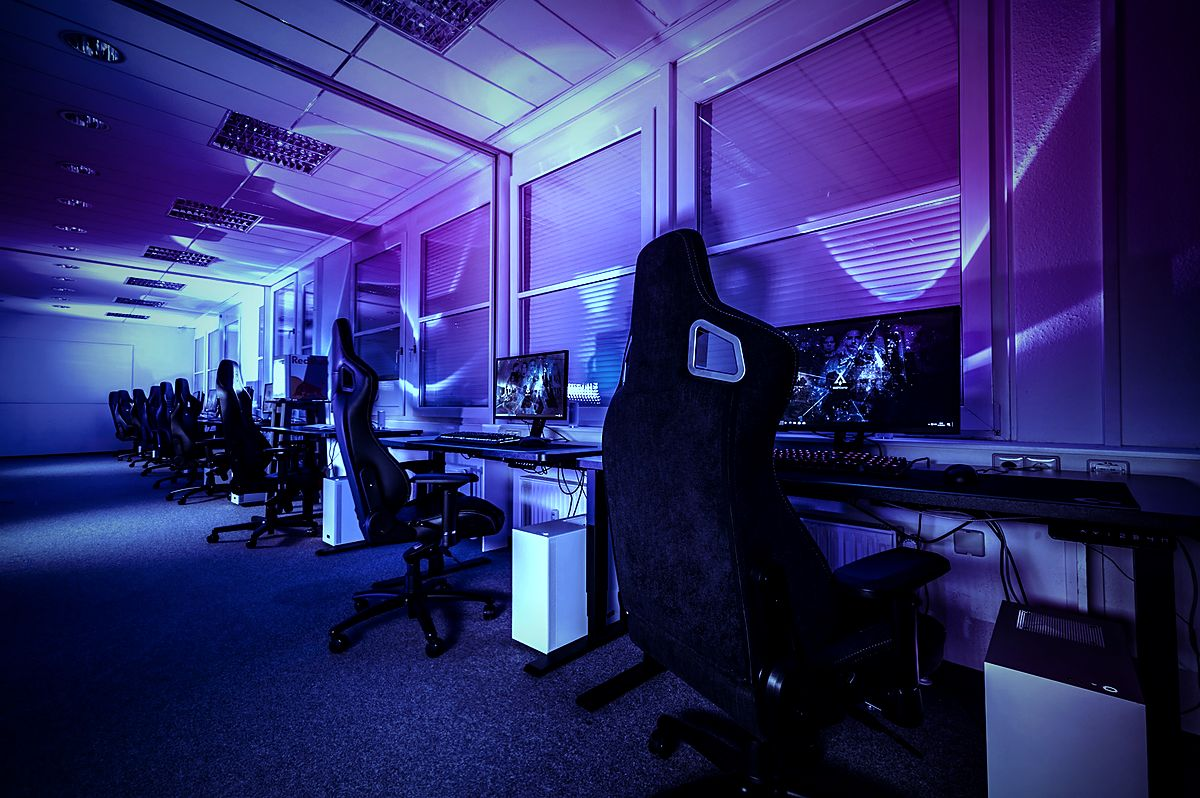
#> input picture web/img/about.jpg, 1200 x 798 px
$ python -i grade_photos.py   (imports and definitions only)
#> lines starting #> are read from the running program, lines starting #| are printed output that depends on the picture
#> further down, picture is the input picture: PIL image 1200x798 RGB; mean R, G, B 47.8, 46.2, 108
"""Единый цветокор для фото с Unsplash (лицензия Unsplash, атрибуция не обязательна) -> web/img/*.jpg
Исходники лежат в tools/raw (в git не нужны). Запуск: .venv\Scripts\python tools\grade_photos.py
"""
from pathlib import Path
from PIL import Image, ImageChops, ImageEnhance, ImageFilter, ImageOps

RAW = Path(__file__).resolve().parent / "raw"
OUT = Path(__file__).resolve().parent.parent / "web" / "img"
# имя: (файл Unsplash, область обрезки в долях (л, в, п, н), ширина результата)
JOBS = {
    "hero": ("fK5Oomnc-Wk", (0, 0, 1, 1), 1800),
    "about": ("GVbd5btrqeA", (0, 0, 1, 1), 1200),
    "standard": ("2rQoMZLVXHc", (0, 0.05, 1, 0.95), 1400),
    "vip": ("GVbd5btrqeA", (0.5, 0.08, 1.0, 0.96), 1000),
    "tournament": ("ecB66ugFE0I", (0, 0, 1, 1), 1200),
    "lounge": ("caNzzoxls8Q", (0, 0, 1, 1), 900),
    "hookah": ("Exvx8zTojVQ", (0, 0, 1, 1), 900),
    "bar": ("07RXPZnWe60", (0, 0, 1, 1), 1400),
}
STOPS = [(0.0, (4, 5, 14)), (0.35, (30, 22, 120)), (0.7, (70, 110, 235)), (1.0, (150, 245, 255))]  # тени -> фиолет -> синий -> циан


def gradient_lut():
    lut = []
    for i in range(256):
        t = i / 255
        for (a, ca), (b, cb) in zip(STOPS, STOPS[1:]):
            if t <= b:
                k = (t - a) / (b - a)
                lut.append(tuple(int(ca[j] + (cb[j] - ca[j]) * k) for j in range(3)))
                break
    return lut


def grade(im: Image.Image) -> Image.Image:
    im = ImageOps.autocontrast(im.convert("RGB"), cutoff=1)
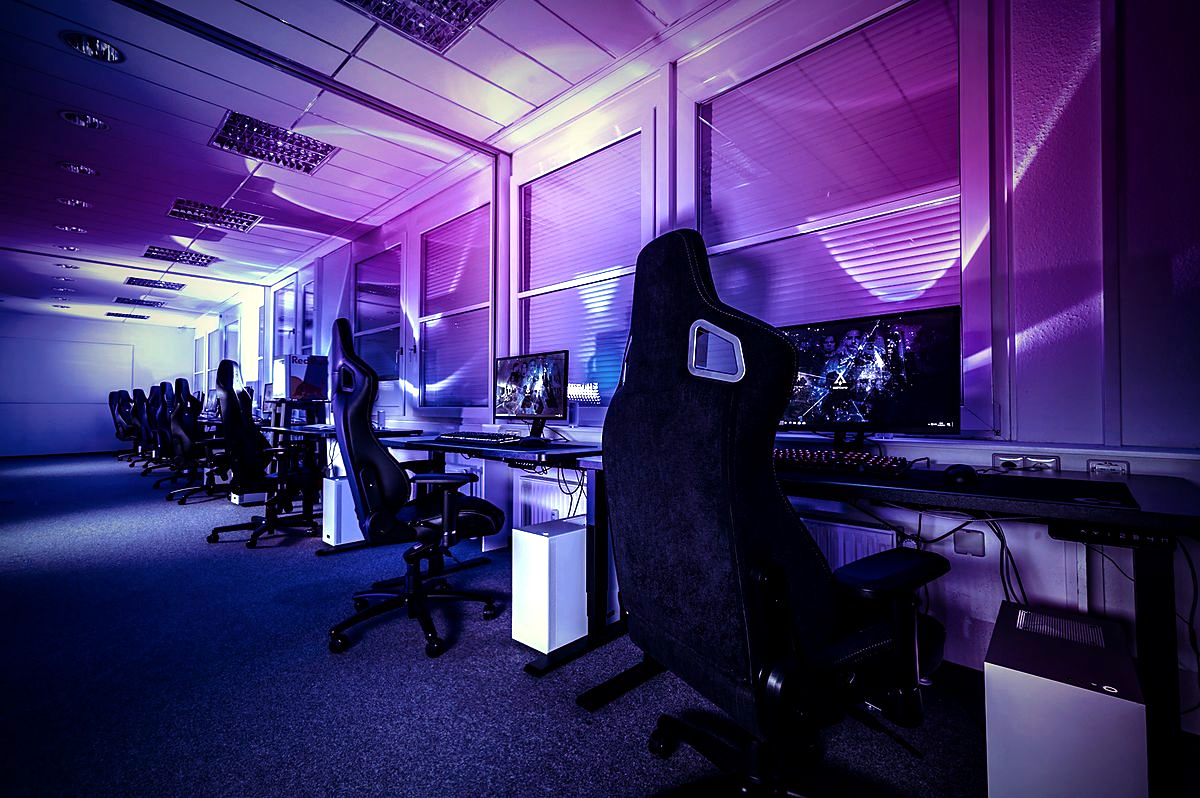
#> im: PIL image 1200x798 RGB; mean R, G, B 66.3, 50, 108
    lum = ImageOps.autocontrast(im.convert("L"), cutoff=1)
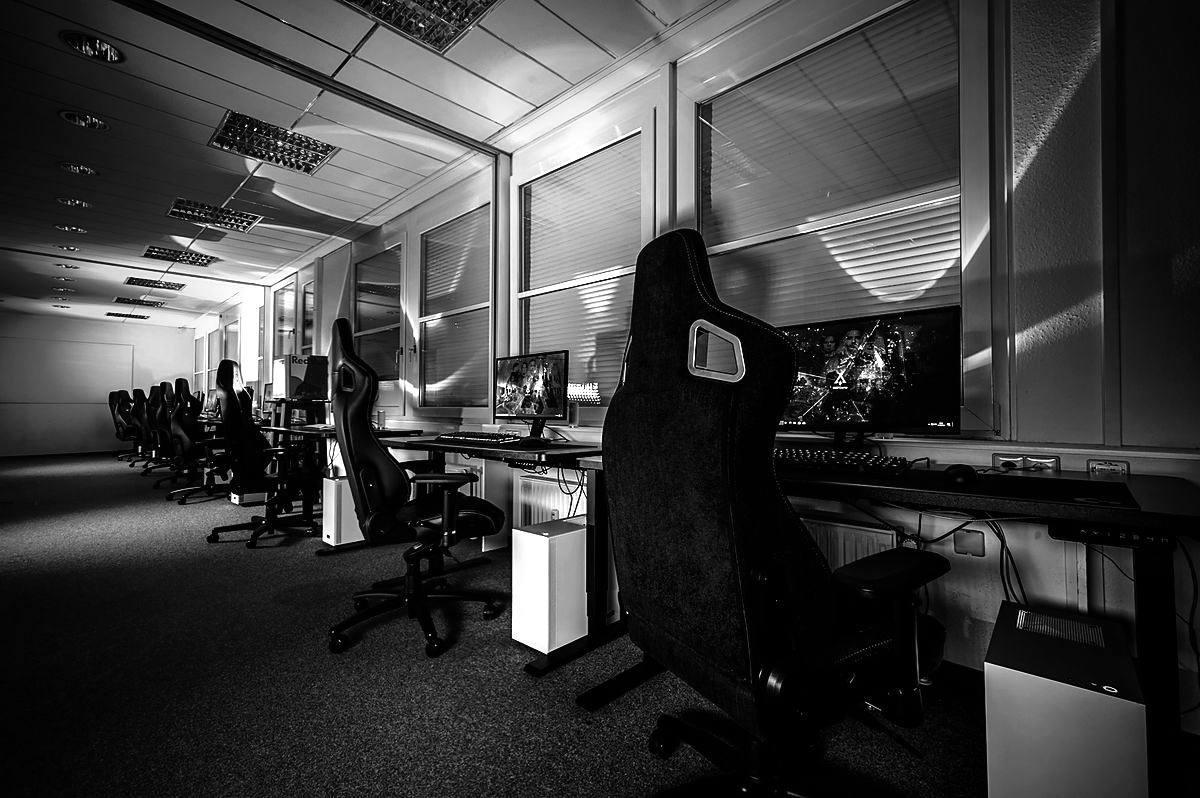
#> lum: PIL image 1200x798 L; min 0, max 255, mean 62.3
    lut = gradient_lut()
    mapped = Image.merge("RGB", [lum.point([c[j] for c in lut]) for j in range(3)])
    mixed = Image.blend(ImageEnhance.Color(im).enhance(1.15), mapped, 0.62)          # единый тон + живые цвета
    mixed = ImageEnhance.Contrast(mixed).enhance(1.12)
    w, h = mixed.size                                                                    # лёгкая виньетка
#> w = 1200; h = 798
    vig = Image.radial_gradient("L").resize((w, h)).point(lambda v: 255 - int(max(0, v - 90) * 0.9))
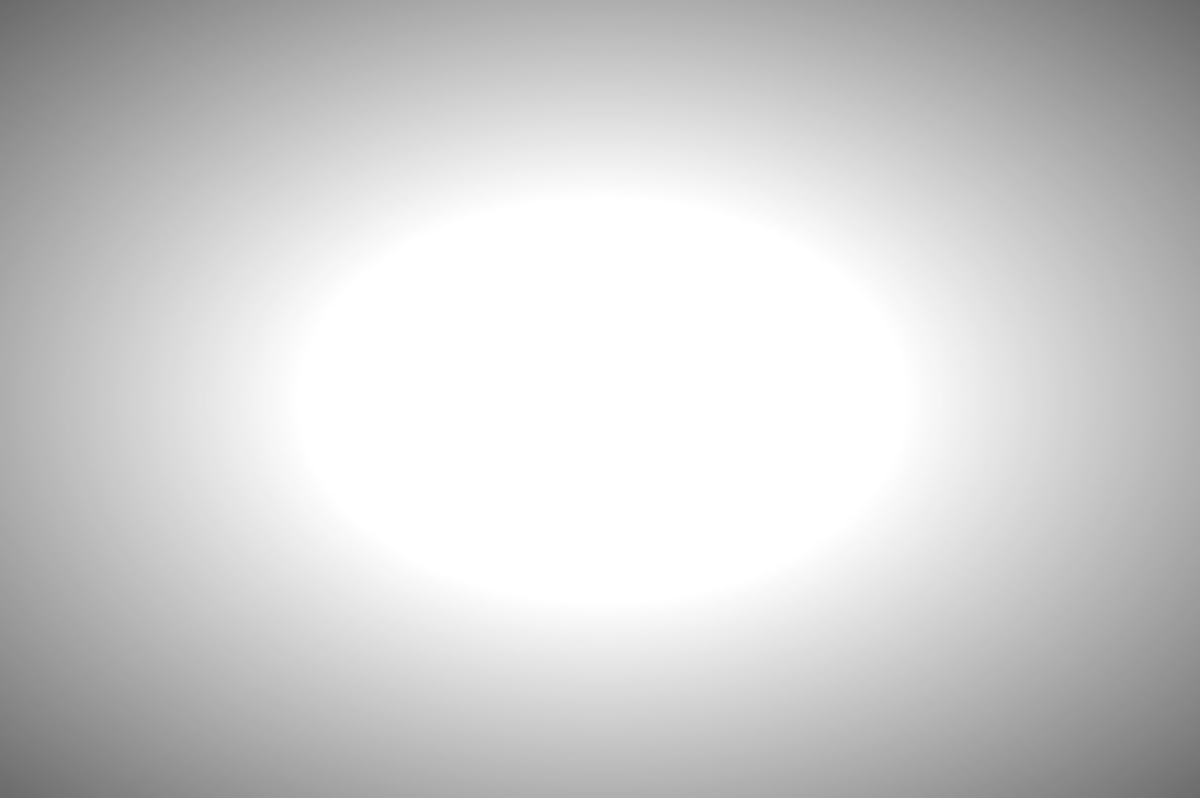
#> vig: PIL image 1200x798 L; min 107, max 255, mean 206.8
    mixed = ImageChops.multiply(mixed, Image.merge("RGB", [vig] * 3))
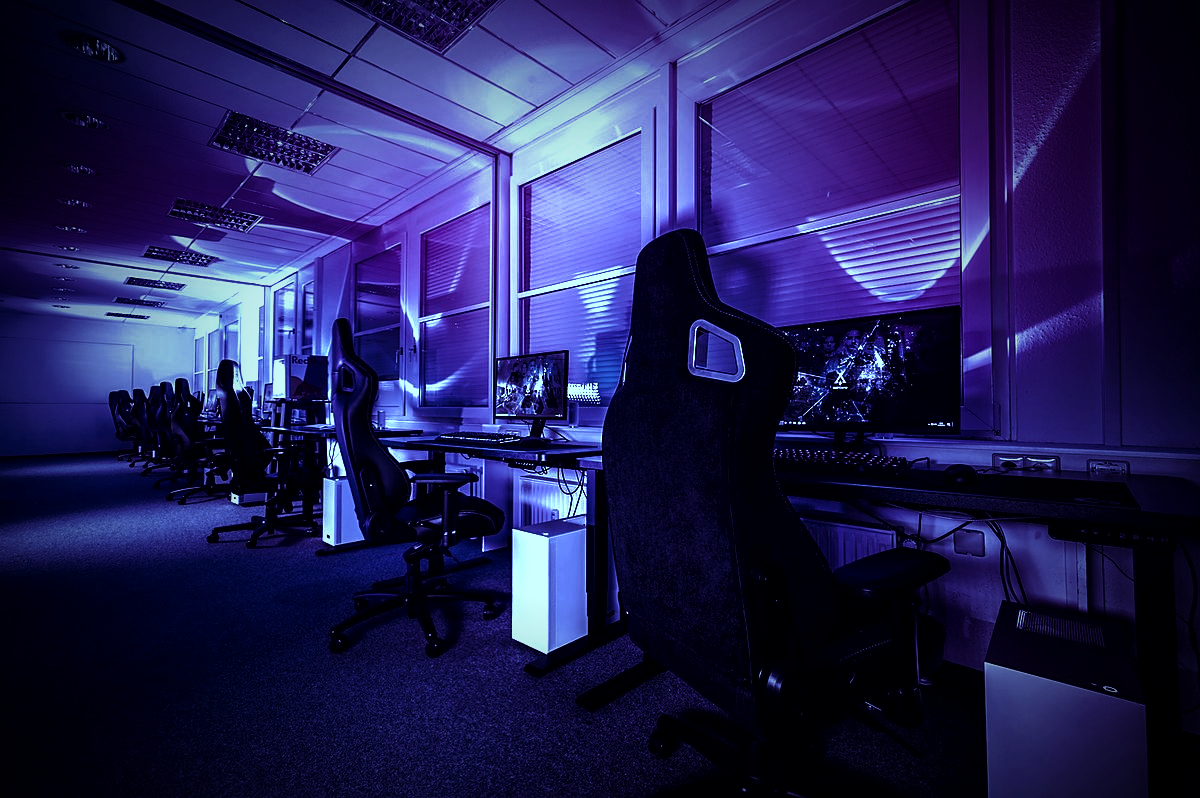
#> mixed: PIL image 1200x798 RGB; mean R, G, B 34.4, 31.8, 84.8
    return mixed.filter(ImageFilter.UnsharpMask(1.2, 60, 3))


# [8 lines not run here, left out]

>>> from PIL import Image
>>> picture = Image.open('../web/img/about.jpg')
>>> result = grade(picture)

$ run again, on web/img/bar.jpg
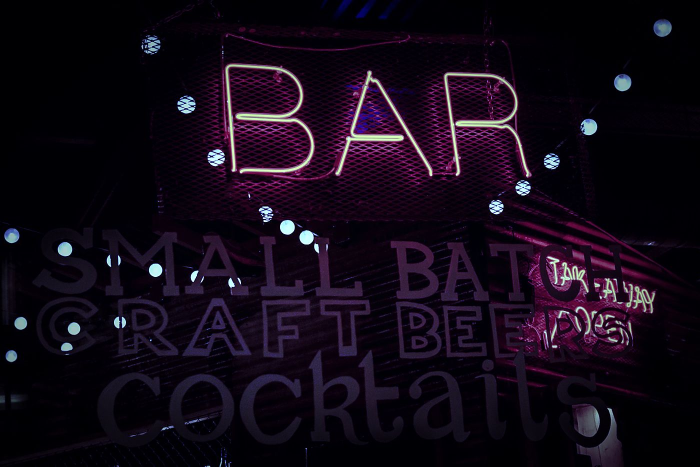
#> input picture web/img/bar.jpg, 1400 x 933 px (shown at 1/2 size)
#> picture is the input picture: PIL image 1400x933 RGB; mean R, G, B 19, 10, 22.5
#> in grade, `lum = ImageOps.autocontrast(im.convert("L"), cutoff=1)`:
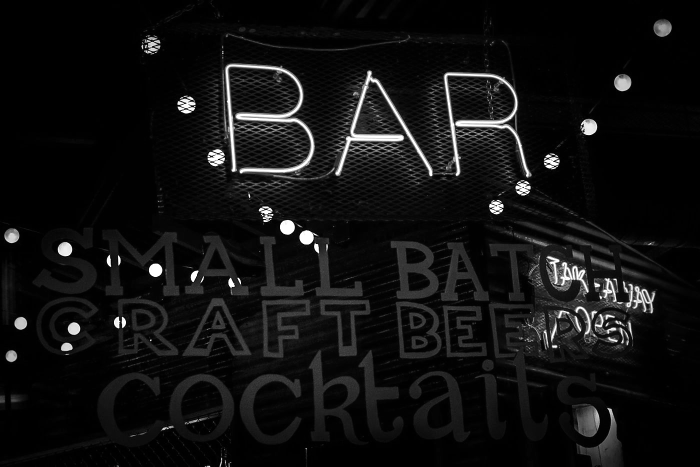
#> lum: PIL image 1400x933 L (shown at 1/2 size); min 0, max 255, mean 17.1
#> in grade, `mixed = Image.blend(ImageEnhance.Color(im).enhance(1.15), mapped, 0.62)`:
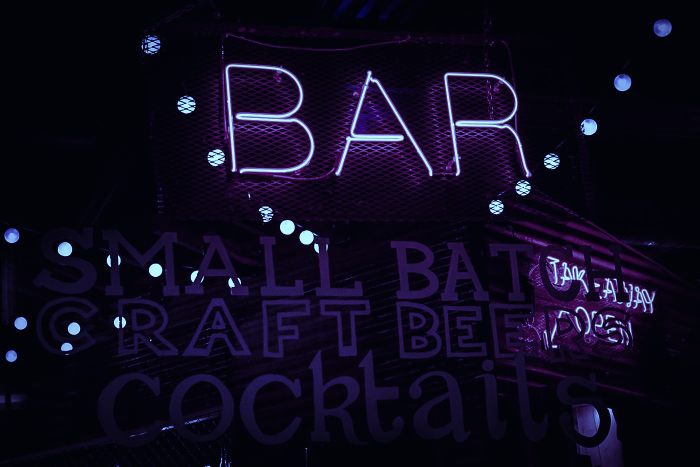
#> mixed: PIL image 1400x933 RGB (shown at 1/2 size); mean R, G, B 15.5, 10.8, 30.5

$ run again, on web/img/hero.jpg
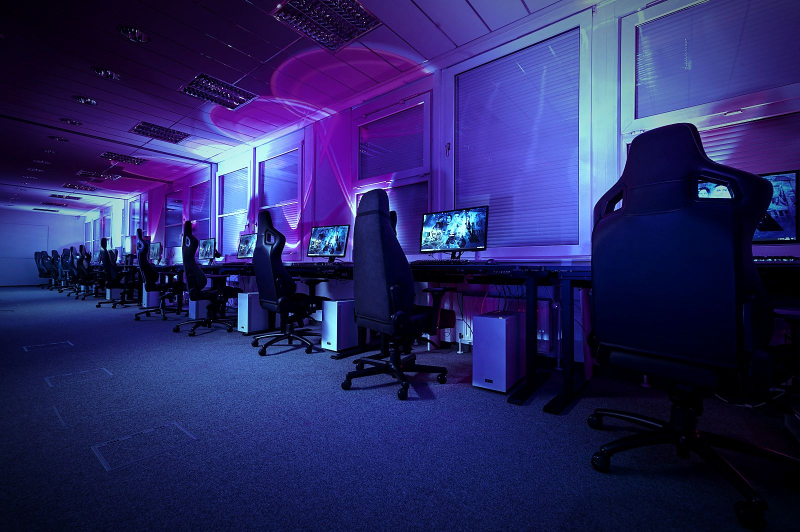
#> input picture web/img/hero.jpg, 1600 x 1064 px (shown at 1/2 size)
#> picture is the input picture: PIL image 1600x1064 RGB; mean R, G, B 40.9, 39.1, 98.6
#> in grade, `lum = ImageOps.autocontrast(im.convert("L"), cutoff=1)`:
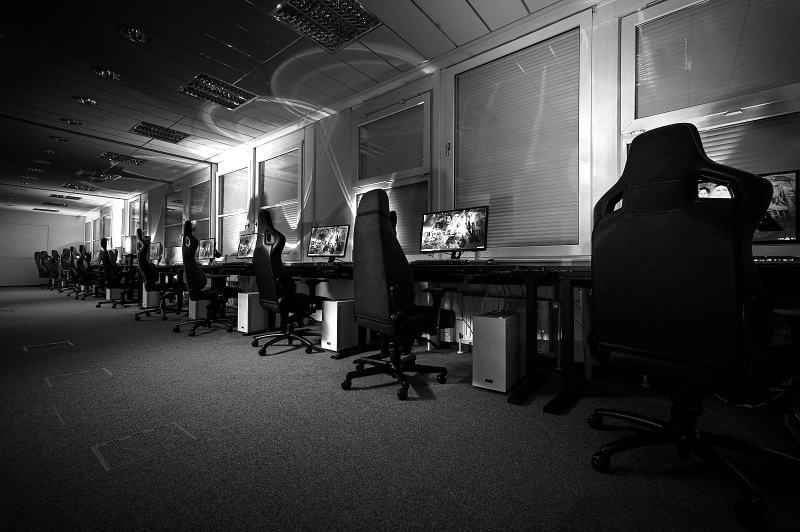
#> lum: PIL image 1600x1064 L (shown at 1/2 size); min 0, max 255, mean 57
#> in grade, `mixed = ImageChops.multiply(mixed, Image.merge("RGB", [vig] * 3))`:
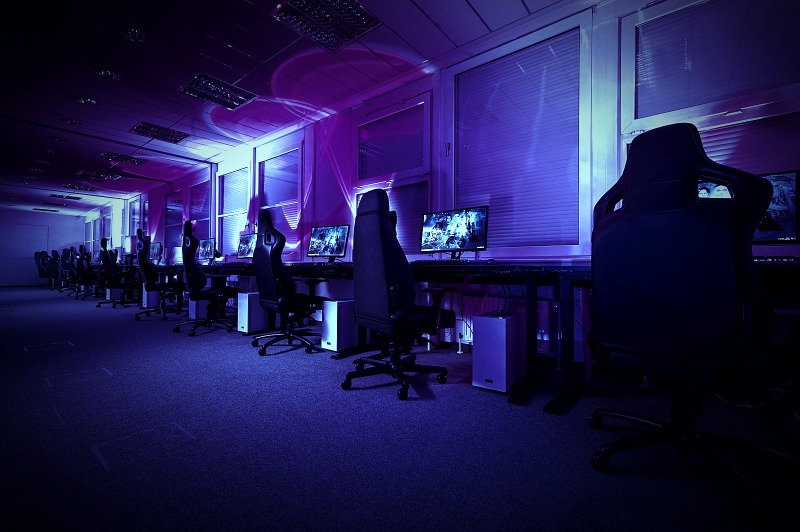
#> mixed: PIL image 1600x1064 RGB (shown at 1/2 size); mean R, G, B 31.3, 26.7, 78.9
